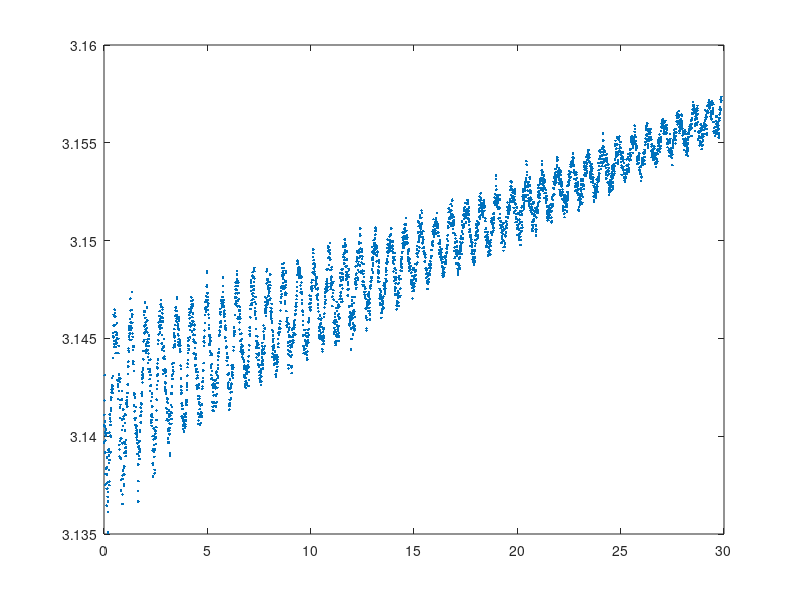
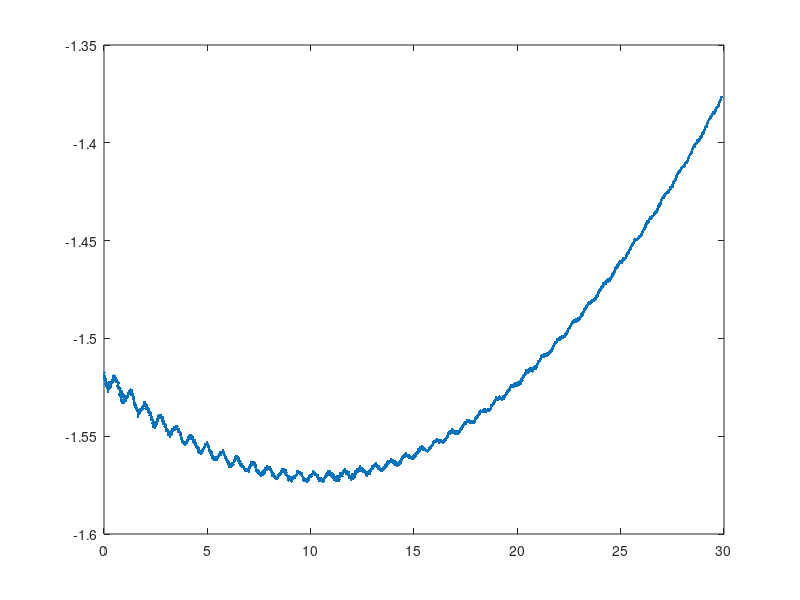

Write MATLAB code to recreate these figures, in order.
clc; clear;close all;
% Exercise 3
% Task 1 
data1 = load("Exercise3-1.txt");
data2 = load("Exercise3-2.txt");
t1 = data1(:,1);
y1 = data1(:,2);

t2 = data2(:,1);
y2 = data2(:,2);

figure;
plot(t1,y1,'.')
figure;
plot(t2,y2,'.')
%axis equal

